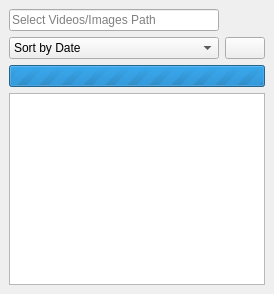
  <widget class="QDockWidget" name="input_Target_DockWidget">
   <property name="sizePolicy">
    <sizepolicy hsizetype="Preferred" vsizetype="Preferred">
     <horstretch>4</horstretch>
     <verstretch>0</verstretch>
    </sizepolicy>
   </property>
   <property name="minimumSize">
    <size>
     <width>50</width>
     <height>50</height>
    </size>
   </property>
   <property name="features">
    <set>QDockWidget::DockWidgetFeature::DockWidgetFloatable|QDockWidget::DockWidgetFeature::DockWidgetMovable</set>
   </property>
   <property name="windowTitle">
    <string>Target Videos</string>
   </property>
   <attribute name="dockWidgetArea">
    <number>1</number>
   </attribute>
   <widget class="QWidget" name="dockWidgetContents">
    <layout class="QGridLayout" name="gridLayout_4">
     <item row="0" column="0">
      <layout class="QVBoxLayout" name="vboxLayout">
       <item>
        <layout class="QHBoxLayout" name="horizontalLayout_7">
         <item>
          <widget class="QLineEdit" name="targetVideosPathLineEdit">
           <property name="text">
            <string/>
           </property>
           <property name="readOnly">
            <bool>true</bool>
           </property>
           <property name="placeholderText">
            <string>Select Videos/Images Path</string>
           </property>
          </widget>
         </item>
         <item>
          <widget class="QPushButton" name="buttonTargetVideosPath">
           <property name="sizePolicy">
            <sizepolicy hsizetype="Fixed" vsizetype="Fixed">
             <horstretch>0</horstretch>
             <verstretch>0</verstretch>
            </sizepolicy>
           </property>
           <property name="minimumSize">
            <size>
             <width>0</width>
             <height>0</height>
            </size>
           </property>
           <property name="toolTip">
            <string>Choose Target Media Folder</string>
           </property>
           <property name="text">
            <string/>
           </property>
           <property name="icon">
            <iconset resource="media.qrc">
             <normaloff>:/glyphs/media/glyphs/folder_on.svg</normaloff>:/glyphs/media/glyphs/folder_on.svg</iconset>
           </property>
           <property name="iconSize">
            <size>
             <width>18</width>
             <height>18</height>
            </size>
           </property>
           <property name="flat">
            <bool>true</bool>
           </property>
          </widget>
         </item>
        </layout>
       </item>
       <item>
        <layout class="QHBoxLayout" name="horizontalLayout_9">
         <item>
          <widget class="QComboBox" name="targetVideosSortComboBox">
           <property name="sizePolicy">
            <sizepolicy hsizetype="Expanding" vsizetype="Fixed">
             <horstretch>0</horstretch>
             <verstretch>0</verstretch>
            </sizepolicy>
           </property>
           <item>
            <property name="text">
             <string>Sort by Date</string>
            </property>
           </item>
          </widget>
         </item>
         <item>
          <widget class="QPushButton" name="sortTargetVideosDirectionButton">
           <property name="minimumSize">
            <size>
             <width>38</width>
             <height>0</height>
            </size>
           </property>
           <property name="text">
            <string/>
           </property>
           <property name="icon">
            <iconset resource="media.qrc">
             <normaloff>:/glyphs/media/glyphs/sort-amount-down_bold.svg</normaloff>
             <normalon>:/glyphs/media/glyphs/sort-amount-up_bold.svg</normalon>:/glyphs/media/glyphs/sort-amount-down_bold.svg</iconset>
           </property>
           <property name="iconSize">
            <size>
             <width>18</width>
             <height>18</height>
            </size>
           </property>
           <property name="checkable">
            <bool>true</bool>
           </property>
          </widget>
         </item>
        </layout>
       </item>
       <item>
        <widget class="QProgressBar" name="targetVideosListProgressBar">
         <property name="maximum">
          <number>0</number>
         </property>
         <property name="value">
          <number>0</number>
         </property>
         <property name="alignment">
          <set>Qt::AlignmentFlag::AlignCenter</set>
         </property>
         <property name="textVisible">
          <bool>true</bool>
         </property>
         <property name="format">
          <string>Loading Target Media %v/%m</string>
         </property>
        </widget>
       </item>
       <item>
        <widget class="TargetVideosListWidget" name="targetVideosList">
         <property name="acceptDrops">
          <bool>true</bool>
         </property>
         <property name="autoScroll">
          <bool>false</bool>
         </property>
        </widget>
       </item>
      </layout>
     </item>
    </layout>
   </widget>
  </widget>
